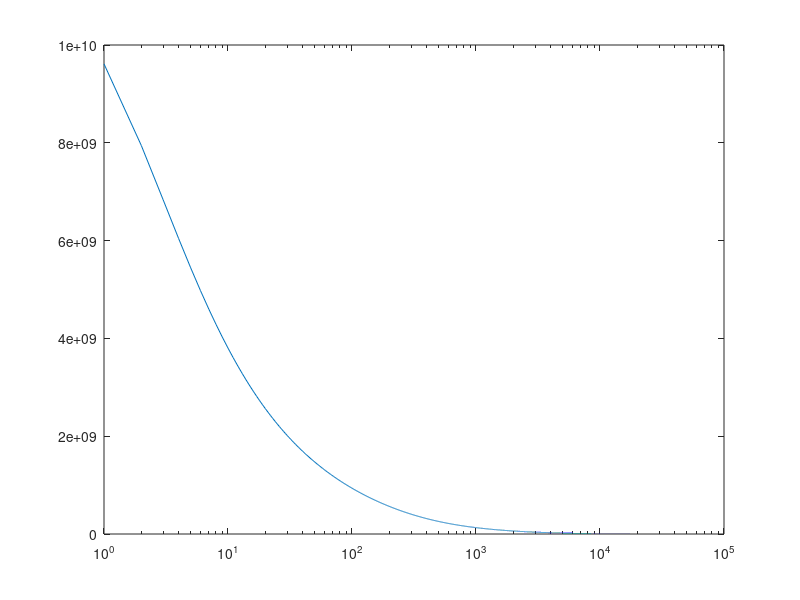

The MATLAB script that drew this image:
clear
clc

data = [
3000	0.382   0.106646873
3000	0.123   0.106646873
3000	0.282   0.106646873
1000	0.249   0.117575508
1000	0.105   0.117575508
1000	0.393   0.117575508
333     0.189   0.038938698
333     0.095   0.038938698
333     0.128   0.038938698
111     0.159   0.040745825
111     0.068   0.040745825
111     0.078   0.040745825
37      0.12    0.026545558
37      0.07    0.026545558
37      0.059   0.026545558
12.3	0.092   0.020066556
12.3	0.046   0.020066556
12.3	0.054   0.020066556
4.1     0.074   0.013123346
4.1     0.044   0.013123346
4.1     0.049   0.013123346]; 

Protein = data(:,1);
A = data(:,2);

fun = @(F) (F(1)*(Protein/(Protein + F(2)))-A);
[bfs] = lsqnonlin(fun,[20 15000]);
S = bfs(1)
K = bfs(2)
%%%%%

%S
answer = zeros(1000,2);
for i = 1:0.001:2
index = round(i*1000);
answer(index,1) = i;    
holder = zeros(length(data),1);    
    for j = 1:length(data)
    EST = i*data(j,1)/(data(j,1) + K);
    X2 = (((data(j,2)-0.044)-EST)./data(j,3)).^2;
    holder(j) = X2;
    end
answer(index,2) = sum(holder);
end

%K
answer = zeros(100000,2);
for i = 1:length(answer)
answer(i,1) = i;    
holder = zeros(length(data),1);    
    for j = 1:length(data)
    EST = S*data(j,1)/(data(j,1) + i);
    X2 = ((data(j,2)-0.044-EST)./data(j,3)).^2;
    holder(j) = X2;
    end
answer(i,2) = sum(holder);
end

%%%%%
semilogx(answer(:,1),answer(:,2))
